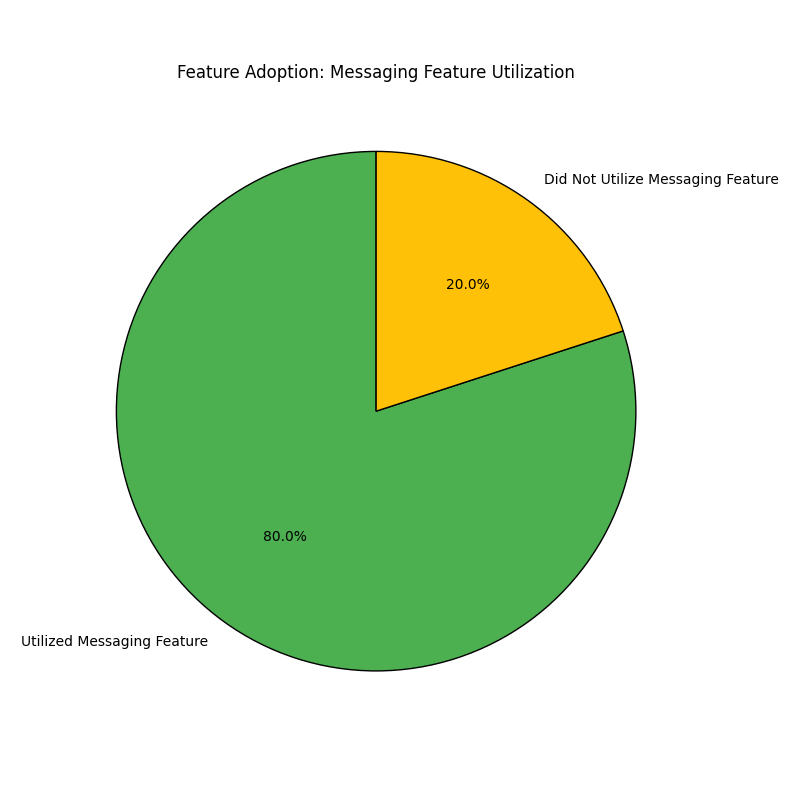

This chart was generated by the following Python code:
import matplotlib.pyplot as plt

# Data for secondary results
labels = ['Utilized Messaging Feature', 'Did Not Utilize Messaging Feature']
feature_adoption = [80, 20]  # Percentage of participants who used the messaging feature vs. those who did not

# Create a pie chart for feature adoption
fig, ax = plt.subplots(figsize=(8, 8))
ax.pie(feature_adoption, labels=labels, autopct='%1.1f%%', startangle=90, colors=['#4CAF50', '#FFC107'], wedgeprops={'edgecolor': 'black'})

# Add title
ax.set_title('Feature Adoption: Messaging Feature Utilization')

# Display the plot
plt.tight_layout()
plt.show()

# Data for profile completeness
labels = ['More Likely to Receive Offers', 'Less Likely to Receive Offers']
profile_completeness = [25, 75]  # Percentage likelihood of receiving project offers with complete profiles vs. incomplete profiles

# Create a pie chart for profile completeness
fig, ax = plt.subplots(figsize=(8, 8))
ax.pie(profile_completeness, labels=labels, autopct='%1.1f%%', startangle=90, colors=['#2196F3', '#FF5722'], wedgeprops={'edgecolor': 'black'})

# Add title
ax.set_title('Impact of Profile Completeness on Receiving Project Offers')

# Display the plot
plt.tight_layout()
plt.show()
